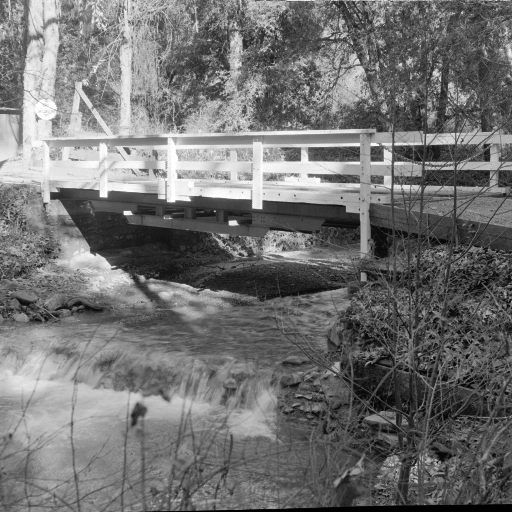
#> input picture Lab3/bridge.tif, 512 x 512 px
$ python Lab3.py
#> lines starting #> are read from the running program, lines starting #| are printed output that depends on the picture; long printed decimals are rounded
import numpy as np
from PIL import Image
from cmath import phase
import math
from matplotlib import pyplot as plt
from scipy.signal import convolve2d
import os


def threshold_processing(x):
    if x > 0.8:
        x = 1
    else:
        x = 0
    return x


# [47 lines left out: functions PSNR, auto_selection, not called in this run]


def generate_false_detection_cvz(count):
#> called with count = 100
    false_detection_cvz = []
    for i in range(count):
        false_detection_cvz.append(np.random.random(65536))
    return false_detection_cvz


def proximity_function(first_cvz, second_cvz):
    return sum(first_cvz * second_cvz) / (
            ((sum(first_cvz ** 2)) ** (1 / 2)) * ((sum(second_cvz ** 2)) ** (1 / 2)))


def false_detection(false_detection_cvz, cvz):
    false_detection_proximity_array = []
    for false_cvz in false_detection_cvz:
        false_detection_proximity_array.append(proximity_function(cvz, false_cvz))
    return false_detection_proximity_array


alpha1 = 10000
CVZ = np.random.normal(0.5, 0.5, size=[256, 256])
flatten_CVZ = CVZ.flatten()
false_detection_cvz = generate_false_detection_cvz(100)
false_detection_proximity_array = false_detection(false_detection_cvz, CVZ.flatten())

x = np.arange(0, 100, 1)
y = false_detection_proximity_array
plt.xlabel("X axis")
plt.ylabel("Y axis")
plt.plot(x, y, color="red")
plt.show()
#> figure, not shown here; curve peaks at x = 5, y = 0.616

image = Image.open("bridge.tif")
#> image is the input picture: PIL image 512x512 L; min 0, max 255, mean 113.8

# print(auto_selection(image))

# image.show()
image_array = np.asarray(image)

spectre_array = np.fft.fft2(image_array)

get_phase = np.vectorize(phase)
phase_array = get_phase(spectre_array)
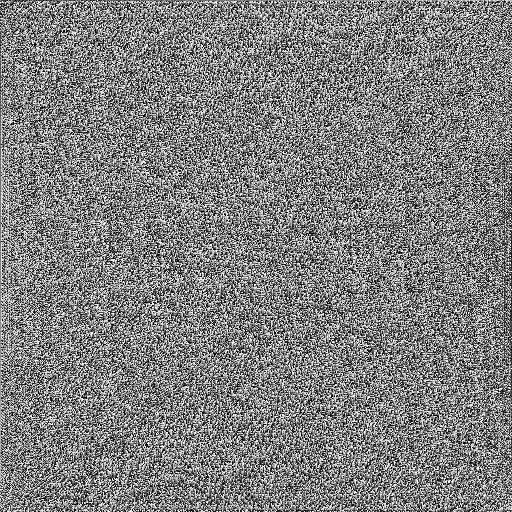
#> phase_array: shape (512, 512) float64; min -3.14, max 3.14, mean 1.2e-05; drawn with min black and max white
abs_spectre = abs(spectre_array)
abs_spectre1 = abs(spectre_array)
changed_abs_spectre = abs_spectre
changed_abs_spectre[128:384, 128:384] = abs_spectre[128:384, 128:384] + alpha1*CVZ
changed_spectre = changed_abs_spectre * np.exp(phase_array*1j)

# test_abs = abs(changed_spectre / np.exp(phase_array*1j))
# test_cvz = (test_abs[128:384, 128:384] - abs_spectre1[128:384, 128:384]) / alpha
# spectre_image = Image.fromarray(spectre_array)
reverse_array = abs(np.fft.ifft2(changed_spectre))
save_reverse_array = reverse_array
reverse_spectre_array = np.fft.fft2(reverse_array)
reverse_abs_spectre = abs(reverse_spectre_array / np.exp(phase_array*1j))
included_cvz = (reverse_abs_spectre[128:384, 128:384] - abs_spectre1[128:384, 128:384]) / alpha1
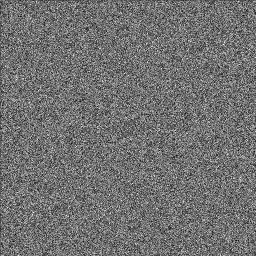
#> included_cvz: shape (256, 256) float64; min -0.657, max 1.94, mean 0.498; drawn with min black and max white
flatten_cvz = CVZ.flatten()
flatten_included_cvz = included_cvz.flatten()
p = sum(flatten_cvz*flatten_included_cvz) / (((sum(flatten_cvz**2))**(1/2)) * ((sum(flatten_included_cvz**2))**(1/2)))
#> p = 0.863

included_cvz_estimation = threshold_processing(p)
#> included_cvz_estimation = 1
print(p)
#| 0.863
print(included_cvz_estimation)
#| 1

reverse_image = Image.fromarray(reverse_array)
reverse_image.show()


# CUT

replacement_proportion = 0.25
reverse_array[0:len(reverse_array), 0:int(replacement_proportion*len(reverse_array))] = image_array[0:len(image_array):, 0:int(replacement_proportion*len(image_array))]
reverse_spectre_array = np.fft.fft2(reverse_array)
reverse_abs_spectre = abs(reverse_spectre_array / np.exp(phase_array*1j))
cut_cvz = (reverse_abs_spectre[128:384, 128:384] - abs_spectre1[128:384, 128:384]) / alpha1
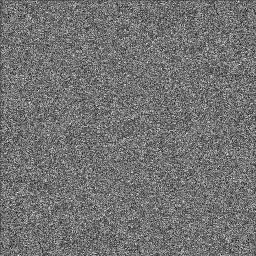
#> cut_cvz: shape (256, 256) float64; min -0.651, max 1.75, mean 0.431; drawn with min black and max white
flatten_cvz = CVZ.flatten()
flatten_cut_cvz = cut_cvz.flatten()
p = sum(flatten_cvz*flatten_cut_cvz) / (((sum(flatten_cvz**2))**(1/2)) * ((sum(flatten_cut_cvz**2))**(1/2)))
#> p = 0.815

included_cvz_estimation = threshold_processing(p)
print(p)
#| 0.815
print(included_cvz_estimation)
#| 1

cut_image = Image.fromarray(reverse_array)
cut_image.show()


# ROTATION

rotation_angle = 90

rotated_image = reverse_image.rotate(rotation_angle)
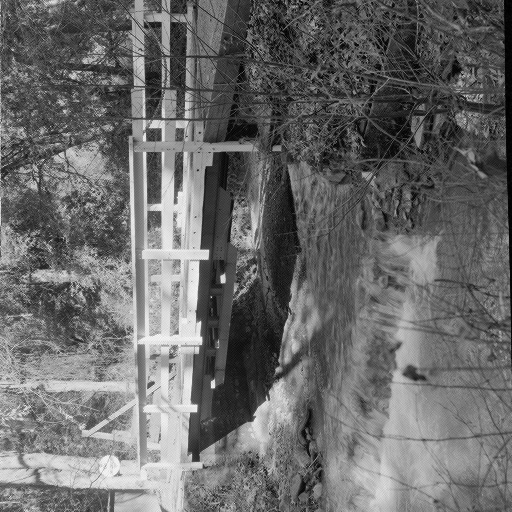
#> rotated_image: PIL image 512x512 F; min 0.0954, max 271.9, mean 113.9; drawn with min black and max white
rotated_image.show()
rotated_image_array = np.asarray(rotated_image)
spectre_array = np.fft.fft2(rotated_image_array)

reverse_array = abs(np.fft.ifft2(spectre_array))
reverse_spectre_array = np.fft.fft2(reverse_array)
reverse_abs_spectre = abs(reverse_spectre_array / np.exp(phase_array*1j))
rotated_cvz = (reverse_abs_spectre[128:384, 128:384] - abs_spectre1[128:384, 128:384]) / alpha1
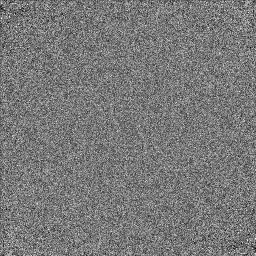
#> rotated_cvz: shape (256, 256) float64; min -1.33, max 2.52, mean 0.498; drawn with min black and max white
flatten_cvz = CVZ.flatten()
flatten_rotated_cvz = rotated_cvz.flatten()
p = sum(flatten_cvz*flatten_rotated_cvz) / (((sum(flatten_cvz**2))**(1/2)) * ((sum(flatten_rotated_cvz**2))**(1/2)))
#> p = 0.534

included_cvz_estimation = threshold_processing(p)
#> included_cvz_estimation = 0
print(p)
#| 0.5339
print(included_cvz_estimation)
#| 0


# SMOOTH

window = np.array([[1, 1, 1], [1, 1, 1], [1, 1, 1]]) / 9

smooth_array = convolve2d(reverse_image, window, boundary="symm", mode="same")
smooth_image = Image.fromarray(smooth_array)
smooth_image.show()

spectre_array = np.fft.fft2(smooth_array)

reverse_array = abs(np.fft.ifft2(spectre_array))
reverse_spectre_array = np.fft.fft2(reverse_array)
reverse_abs_spectre = abs(reverse_spectre_array / np.exp(phase_array*1j))
rotated_cvz = (reverse_abs_spectre[128:384, 128:384] - abs_spectre1[128:384, 128:384]) / alpha1
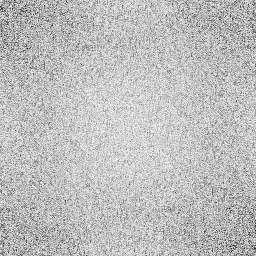
#> rotated_cvz: shape (256, 256) float64; min -1.66, max 0.12, mean -0.329; drawn with min black and max white
flatten_cvz = CVZ.flatten()
flatten_smoothed_cvz = rotated_cvz.flatten()
p = sum(flatten_cvz*flatten_smoothed_cvz) / (((sum(flatten_cvz**2))**(1/2)) * ((sum(flatten_smoothed_cvz**2))**(1/2)))
#> p = -0.585

included_cvz_estimation = threshold_processing(p)
print(p)
#| -0.5845
print(included_cvz_estimation)
#| 0


# JPEG

rgb_reverse_image = reverse_image.convert("RGB")
rgb_reverse_image.save("JPEG_image.jpg")

JPEG_image = Image.open("JPEG_image.jpg").convert("L")
JPEG_image.show()

JPEG_array = np.asarray(JPEG_image)

spectre_array = np.fft.fft2(JPEG_array)

reverse_array = abs(np.fft.ifft2(spectre_array))
reverse_spectre_array = np.fft.fft2(reverse_array)
reverse_abs_spectre = abs(reverse_spectre_array / np.exp(phase_array*1j))
rotated_cvz = (reverse_abs_spectre[128:384, 128:384] - abs_spectre1[128:384, 128:384]) / alpha1
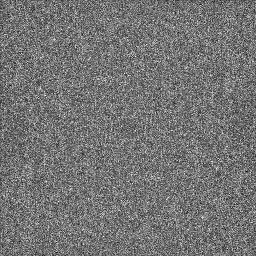
#> rotated_cvz: shape (256, 256) float64; min -0.928, max 2.2, mean 0.501; drawn with min black and max white
flatten_cvz = CVZ.flatten()
flatten_JPEG_cvz = rotated_cvz.flatten()
p = sum(flatten_cvz*flatten_JPEG_cvz) / (((sum(flatten_cvz**2))**(1/2)) * ((sum(flatten_JPEG_cvz**2))**(1/2)))
#> p = 0.678

included_cvz_estimation = threshold_processing(p)
print(p)
#| 0.6782
print(included_cvz_estimation)
#| 0


print()
